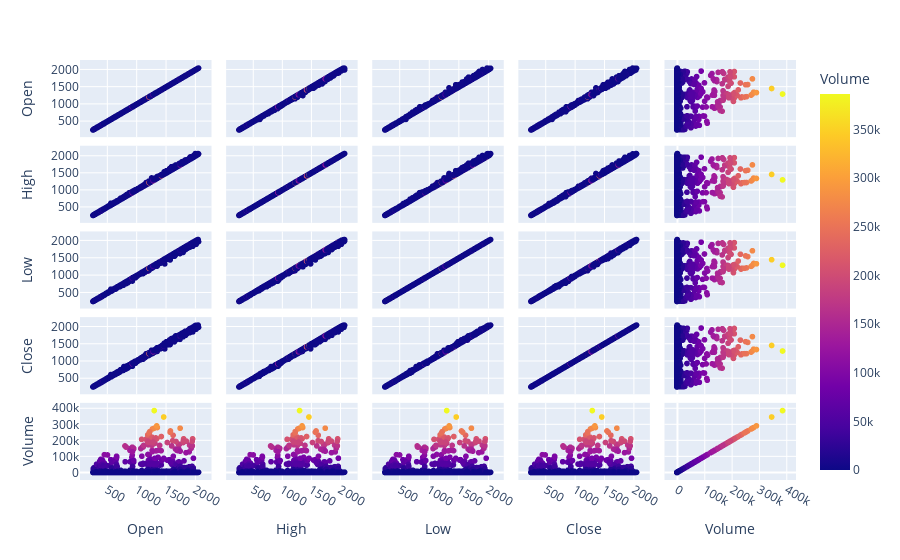

Notebook code for this chart:
### Code cell
fig = px.scatter_matrix(df,
                        dimensions=['Open','High','Low','Close','Volume'],
                        color='Volume')
fig.show()

### Figure 1 — Plotly figure (JSON) as saved in the notebook; plotly's stock layout.template omitted (floating-point values rounded to 4 significant figures; data arrays with more than 128 entries replaced by an {"elided": "..."} marker saying what was removed)
{"data": [{"dimensions": [{"axis": {"matches": true}, "label": "Open", "values": {"elided": "5796 float values"}}, {"axis": {"matches": true}, "label": "High", "values": {"elided": "5796 float values"}}, {"axis": {"matches": true}, "label": "Low", "values": {"elided": "5796 float values"}}, {"axis": {"matches": true}, "label": "Close", "values": {"elided": "5796 float values"}}, {"axis": {"matches": true}, "label": "Volume", "values": {"elided": "5796 int values"}}], "hovertemplate": "%{xaxis.title.text}=%{x}<br>%{yaxis.title.text}=%{y}<br>Volume=%{marker.color}<extra></extra>", "legendgroup": "", "marker": {"color": {"elided": "5796 int values"}, "coloraxis": "coloraxis", "symbol": "circle"}, "name": "", "showlegend": false, "type": "splom"}], "layout": {"coloraxis": {"colorbar": {"title": {"text": "Volume"}}, "colorscale": [[0, "#0d0887"], [0.1111, "#46039f"], [0.2222, "#7201a8"], [0.3333, "#9c179e"], [0.4444, "#bd3786"], [0.5556, "#d8576b"], [0.6667, "#ed7953"], [0.7778, "#fb9f3a"], [0.8889, "#fdca26"], [1, "#f0f921"]]}, "dragmode": "select", "legend": {"tracegroupgap": 0}, "margin": {"t": 60}}}
